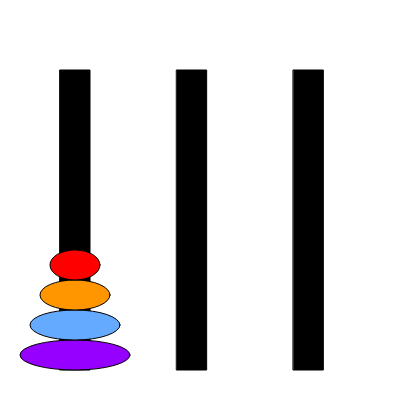
Frame 1 (no input)
Frame 60 (no input): identical to frame 1, image omitted
Frame 120 (the mouse pressed at the canvas centre since frame 60): identical to frame 1, image omitted

The p5.js sketch that drew this single still picture (run headless with seeded random() and noise() and a simulated clock; from frame 60 on, the mouse is pressed at the canvas centre):

// p5.js sketch
// ── sketch.js
let towers = new Array();
let tori = new Array();
let value = 0;
let torusPickedUp = false;
for (var i = 0; i<3; i++) {
  let tower = new Tower();
  tower.towerX += ((350/3)*i);
  towers.push(tower);
}

for (var i = 3; i>=0; i--) {
  let torus = new Torus();
  torus.torusSize = i;
  torus.placeOnTower(towers[0],(3-i));
  torus.placeInStack = i;
  towers[0].toriStack.push(torus);
  tori.push(torus);
}

function setup() {
  createCanvas(400, 400);
  
}

function draw() {
  background(255);
  for (let i = 0; i < towers.length; i++) {
    towers[i].draw();
  }
  for (let i = 0; i < tori.length; i++) {
    tori[i].draw(mouseX, mouseY);
  }
}

function touchStarted() {
  mouseClicked();
  return false;
}

function touchEnded() {
  mouseClicked();
  return false;
}

function mouseClicked() {
  if (torusPickedUp != false) {
    for (let i = 0; i < towers.length; i++) {
      let placeOnStack = towers[i].mouseClicked(mouseX, mouseY, torusPickedUp);
      if (placeOnStack !== false) {
        towers[i].addTorus(torusPickedUp);
        torusPickedUp.placeOnTower(towers[i],placeOnStack);
        torusPickedUp.pickedUp = false;
        torusPickedUp = false;
        return;
      }
    }
    torusPickedUp.mouseClicked();
    torusPickedUp.towerOn.addTorus(torusPickedUp);
    torusPickedUp.pickedUp = false;
    torusPickedUp = false;
    return;
  }
  for (let i = 0; i < tori.length; i++) {
    if (tori[i].mouseClicked(mouseX, mouseY) != false) {
      torusPickedUp = tori[i];
      torusPickedUp.towerOn.removeTorus();
      return;
    }
  }
}

document.ontouchmove = function(event) {
    event.preventDefault();
};
document.touchmove = function(event) {
    event.preventDefault();
};
// ── Torus.js
function Color(red,green,blue)
{
    this.red = red;
    this.green = green;
    this.blue = blue;
}
function Torus () {
  this.pickedUp = false;
  this.torusSize = 0;
  this.placeInStack = 0;
  this.drawPlace = 0;
  this.x = 0;
  this.y = 0;
  this.width = 0;
  this.height = 30;
  this.towerOn;
  this.colors = [
    new Color(255,0,0),
    new Color(255,150,0),
    new Color(100,170,255),
    new Color(150,0,255)
  ];
  
  this.draw = function (mouseX, mouseY) {
    fill (this.colors[this.torusSize].red,this.colors[this.torusSize].green,this.colors[this.torusSize].blue)
    if (this.pickedUp) {
      this.x = mouseX;
      this.y = mouseY;
    }
    
      ellipse(this.x,this.y,this.width,this.height);
  }
  
  this.placeOnTower = function(towerOn, drawPlace) {
    this.placeInStack = 0;
    this.drawPlace = drawPlace;
    this.towerOn = towerOn;
    this.x = towerOn.towerX + (towerOn.towerWidth/2);
    this.y = towerOn.towerY + (towerOn.towerHeight) - 15 -(30*this.drawPlace);
    this.width = 50 + (20*this.torusSize);
  }
  
  this.mouseClicked = function(mouseX, mouseY) {
    if (this.placeInStack != 0) {
      return false;
    }
    if (this.pickedUp) {
      var towerOn = this.towerOn;
      this.x = towerOn.towerX + (towerOn.towerWidth/2);
      this.y = towerOn.towerY + (towerOn.towerHeight) - 15 -(30*this.drawPlace);
      this.pickedUp = false;
      return false;
    }
    this.pickedUp  = insideEllipse(mouseX,mouseY, this.x, this.y, (this.width/2), (this.height/2));
    if (this.pickedUp ) {
      return this;
    } else {
      return false;
    }
  }
  
  function insideEllipse(x, y, h, k, rx, ry) {
    var p = ((Math.pow((x-h),2)/Math.pow(rx,2)) + (Math.pow((y-k),2)/Math.pow(ry,2)));
    return (p < 1);
  }
}
// ── Tower.js
function Tower() {
  this.towerX = 60;
  this.towerY = 70;
  this.towerWidth = 30;
  this.towerHeight = 300;
  this.toriStack = new Array();
  
  this.draw = function() {
    fill(0);           
                  rect(this.towerX,this.towerY,this.towerWidth,this.towerHeight);
  }
  
  this.mouseClicked = function(mouseX, mouseY, torus) {
    if (insideRect(mouseX,mouseY, this.towerX, this.towerY, this.towerWidth, this.towerHeight)) {
      if (this.toriStack.length == 0 || this.toriStack[this.toriStack.length-1].torusSize > torus.torusSize) {
      return this.toriStack.length;
      } else {
        return false;
      }
    } else {
      return false;
    }
  }
  
  this.addTorus = function (torus) {
    for (var i = 0; i < this.toriStack.length; i++) {
      this.toriStack[i].placeInStack ++;
    }
    this.toriStack.push(torus);
  }
  
  this.removeTorus = function () {
    let torus = this.toriStack.pop();
    for (var i = 0; i < this.toriStack.length; i++) {
      this.toriStack[i].placeInStack --;
    }
    return torus;
  }
  
  function insideRect(x,y,h,k,width,height) {
    return (x>h && x<(h+width)) &&(y>k && y<(y+height));
  }
}
// ── style.css
html, body {
  margin: 0;
  padding: 0;
  
  touch-action: none;
}
canvas {
  display: block;
  touch-action: none;
}
